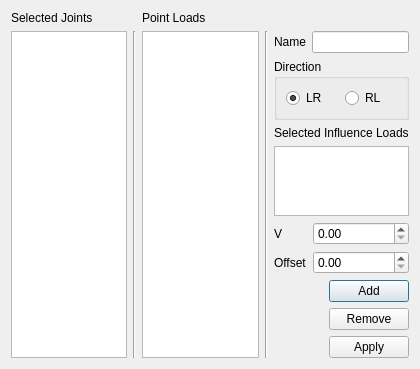
<?xml version="1.0" encoding="UTF-8"?>
<ui version="4.0">
 <class>EditInfluenceLoadsDialog</class>
 <widget class="QDialog" name="EditInfluenceLoadsDialog">
  <property name="geometry">
   <rect>
    <x>0</x>
    <y>0</y>
    <width>420</width>
    <height>355</height>
   </rect>
  </property>
  <property name="windowTitle">
   <string>Edit Influence Loads</string>
  </property>
  <layout class="QGridLayout" name="mainGridLayout">
   <item row="0" column="0">
    <widget class="QLabel" name="selectedJointsLabel">
     <property name="sizePolicy">
      <sizepolicy hsizetype="Preferred" vsizetype="Maximum">
       <horstretch>0</horstretch>
       <verstretch>0</verstretch>
      </sizepolicy>
     </property>
     <property name="text">
      <string>Selected Joints</string>
     </property>
    </widget>
   </item>
   <item row="0" column="2">
    <widget class="QLabel" name="pointLoadsLabel">
     <property name="sizePolicy">
      <sizepolicy hsizetype="Preferred" vsizetype="Maximum">
       <horstretch>0</horstretch>
       <verstretch>0</verstretch>
      </sizepolicy>
     </property>
     <property name="text">
      <string>Point Loads</string>
     </property>
    </widget>
   </item>
   <item row="1" column="0" rowspan="6">
    <widget class="QTextEdit" name="selectedJointsTextEdit">
     <property name="undoRedoEnabled">
      <bool>false</bool>
     </property>
     <property name="readOnly">
      <bool>true</bool>
     </property>
     <property name="acceptRichText">
      <bool>false</bool>
     </property>
    </widget>
   </item>
   <item row="1" column="1" rowspan="6">
    <widget class="Line" name="lineA">
     <property name="orientation">
      <enum>Qt::Vertical</enum>
     </property>
    </widget>
   </item>
   <item row="1" column="2" rowspan="6">
    <widget class="QListWidget" name="pointLoadsListWidget"/>
   </item>
   <item row="1" column="3" rowspan="6">
    <widget class="Line" name="lineB">
     <property name="orientation">
      <enum>Qt::Vertical</enum>
     </property>
    </widget>
   </item>
   <item row="1" column="4">
    <widget class="QLabel" name="nameLabel">
     <property name="text">
      <string>Name</string>
     </property>
    </widget>
   </item>
   <item row="1" column="5">
    <widget class="QLineEdit" name="nameLineEdit"/>
   </item>
   <item row="2" column="4" colspan="2">
    <widget class="QGroupBox" name="directionGroupBox">
     <property name="title">
      <string>Direction</string>
     </property>
     <layout class="QHBoxLayout" name="horizontalLayout">
      <item>
       <widget class="QRadioButton" name="leftToRightRadioButton">
        <property name="text">
         <string>LR</string>
        </property>
        <property name="checked">
         <bool>true</bool>
        </property>
       </widget>
      </item>
      <item>
       <widget class="QRadioButton" name="rightToLeftRadioButton">
        <property name="text">
         <string>RL</string>
        </property>
       </widget>
      </item>
     </layout>
    </widget>
   </item>
   <item row="3" column="4" colspan="2">
    <widget class="QLabel" name="selectedInfluenceLoadsLabel">
     <property name="text">
      <string>Selected Influence Loads</string>
     </property>
    </widget>
   </item>
   <item row="4" column="4" colspan="2">
    <widget class="QTextEdit" name="selectedInfluenceLoadsTextEdit">
     <property name="undoRedoEnabled">
      <bool>false</bool>
     </property>
     <property name="readOnly">
      <bool>true</bool>
     </property>
     <property name="acceptRichText">
      <bool>false</bool>
     </property>
    </widget>
   </item>
   <item row="5" column="4" colspan="2">
    <layout class="QFormLayout" name="formLayout">
     <item row="0" column="0">
      <widget class="QLabel" name="pointLoadLabel">
       <property name="text">
        <string>V</string>
       </property>
      </widget>
     </item>
     <item row="0" column="1">
      <widget class="QDoubleSpinBox" name="pointLoadDoubleSpinBox"/>
     </item>
     <item row="1" column="0">
      <widget class="QLabel" name="offsetLabel">
       <property name="text">
        <string>Offset</string>
       </property>
      </widget>
     </item>
     <item row="1" column="1">
      <widget class="QDoubleSpinBox" name="offsetDoubleSpinBox"/>
     </item>
    </layout>
   </item>
   <item row="6" column="4" colspan="2">
    <layout class="QGridLayout" name="gridLayout">
     <item row="0" column="0">
      <spacer name="horizontalSpacerA">
       <property name="orientation">
        <enum>Qt::Horizontal</enum>
       </property>
       <property name="sizeHint" stdset="0">
        <size>
         <width>40</width>
         <height>20</height>
        </size>
       </property>
      </spacer>
     </item>
     <item row="0" column="1">
      <widget class="QPushButton" name="addPointLoadPushButton">
       <property name="text">
        <string>Add</string>
       </property>
       <property name="icon">
        <iconset resource="../../rsc.qrc">
         <normaloff>:/icons/list-add.png</normaloff>:/icons/list-add.png</iconset>
       </property>
      </widget>
     </item>
     <item row="1" column="0">
      <spacer name="horizontalSpacerB">
       <property name="orientation">
        <enum>Qt::Horizontal</enum>
       </property>
       <property name="sizeHint" stdset="0">
        <size>
         <width>40</width>
         <height>20</height>
        </size>
       </property>
      </spacer>
     </item>
     <item row="1" column="1">
      <widget class="QPushButton" name="removePointLoadPushButton">
       <property name="text">
        <string>Remove</string>
       </property>
       <property name="icon">
        <iconset resource="../../rsc.qrc">
         <normaloff>:/icons/list-remove.png</normaloff>:/icons/list-remove.png</iconset>
       </property>
      </widget>
     </item>
     <item row="2" column="0">
      <spacer name="horizontalSpacerC">
       <property name="orientation">
        <enum>Qt::Horizontal</enum>
       </property>
       <property name="sizeHint" stdset="0">
        <size>
         <width>40</width>
         <height>20</height>
        </size>
       </property>
      </spacer>
     </item>
     <item row="2" column="1">
      <widget class="QPushButton" name="editInfluenceLoadsPushButton">
       <property name="text">
        <string>Apply</string>
       </property>
       <property name="icon">
        <iconset resource="../../rsc.qrc">
         <normaloff>:/icons/dialog-ok-apply.png</normaloff>:/icons/dialog-ok-apply.png</iconset>
       </property>
      </widget>
     </item>
    </layout>
   </item>
  </layout>
 </widget>
 <resources>
  <include location="../../rsc.qrc"/>
 </resources>
 <connections/>
</ui>
